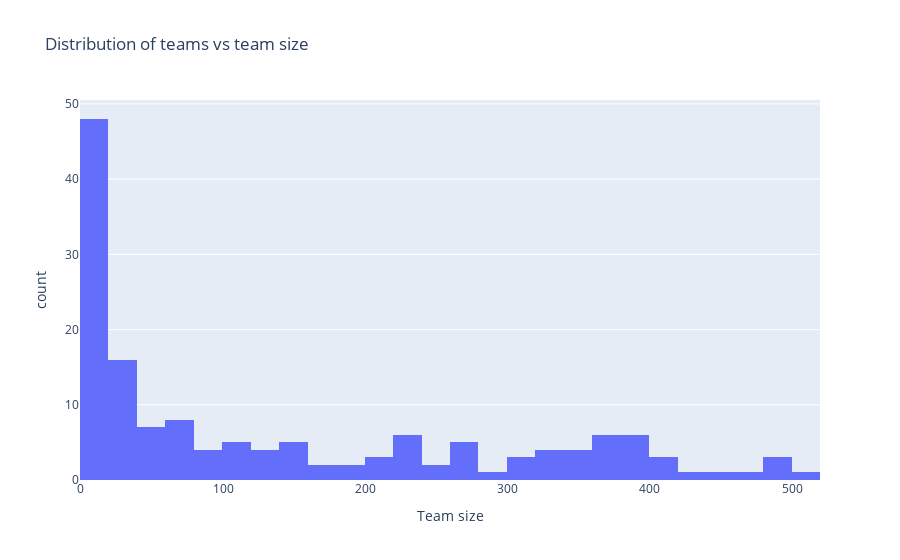

This figure's notebook cell:
### Markdown cell above
There are 151 teams, which the size ranging from 1 to 505 users. It's more frequent to have teams in the range of 1-19 users.

### Code cell
# Distribution of Team Size
fig = px.histogram(teamactivity, x="users", nbins=40,
                  labels={'count':'Teams','users':'Team size'},
                  title='Distribution of teams vs team size')
fig.show()

### Figure 1 — Plotly figure (JSON) as saved in the notebook; plotly's stock layout.template omitted (floating-point values rounded to 4 significant figures; data arrays with more than 128 entries replaced by an {"elided": "..."} marker saying what was removed)
{"data": [{"alignmentgroup": "True", "bingroup": "x", "hoverlabel": {"namelength": 0}, "hovertemplate": "Team size=%{x}<br>count=%{y}", "legendgroup": "", "marker": {"color": "#636efa"}, "name": "", "nbinsx": 40, "offsetgroup": "", "orientation": "v", "showlegend": false, "type": "histogram", "x": {"elided": "151 int values"}, "xaxis": "x", "yaxis": "y"}], "layout": {"autosize": true, "barmode": "relative", "legend": {"tracegroupgap": 0}, "title": {"text": "Distribution of teams vs team size"}, "xaxis": {"anchor": "y", "autorange": true, "domain": [0, 1], "range": [-0.5, 519.5], "title": {"text": "Team size"}, "type": "linear"}, "yaxis": {"anchor": "x", "autorange": true, "domain": [0, 1], "range": [0, 50.53], "title": {"text": "count"}}}}
